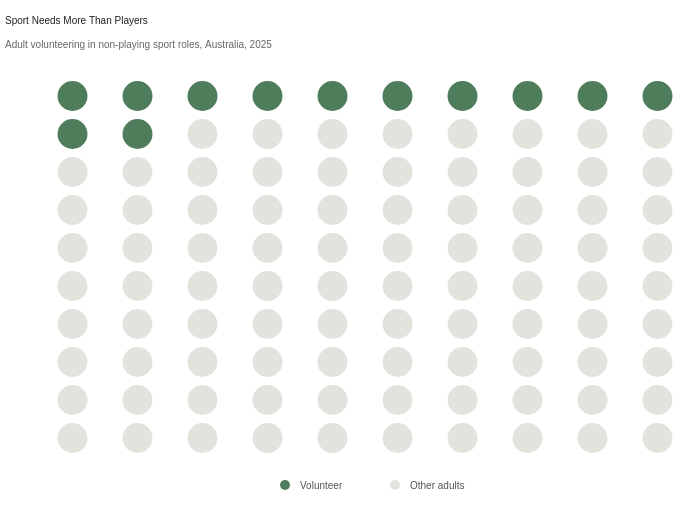

The Vega-Lite source for this figure:
### Vega-Lite specification from a JSON file in a GitHub repository (floating-point values rounded to 4 significant figures)
{"$schema": "https://vega.github.io/schema/vega-lite/v5.json", "background": "transparent", "title": {"text": "Sport Needs More Than Players", "subtitle": "Adult volunteering in non-playing sport roles, Australia, 2025", "anchor": "start", "font": "Source Sans 3", "fontSize": 24, "fontWeight": 700, "color": "#222222", "subtitleFont": "Source Sans 3", "subtitleFontSize": 14, "subtitleFontWeight": "normal", "subtitleColor": "#666666", "subtitlePadding": 8, "offset": 16, "dx": -35, "dy": -10}, "vconcat": [{"width": 650, "height": 380, "data": {"sequence": {"start": 1, "stop": 101, "as": "person"}}, "transform": [{"calculate": "(datum.person - 1) % 10 + 1", "as": "column"}, {"calculate": "floor((datum.person - 1) / 10) + 1", "as": "row"}, {"calculate": "datum.person <= 12 ? 'Volunteer' : 'Other adults'", "as": "status"}], "mark": {"type": "circle", "size": 900, "opacity": 1}, "encoding": {"x": {"field": "column", "type": "ordinal", "axis": null}, "y": {"field": "row", "type": "ordinal", "sort": "ascending", "axis": null}, "color": {"field": "status", "type": "nominal", "scale": {"domain": ["Volunteer", "Other adults"], "range": ["#4F7D5B", "#E3E3DE"]}, "legend": null}, "tooltip": [{"field": "status", "type": "nominal", "title": "Representation"}]}}, {"width": 650, "height": 32, "data": {"values": [{"status": "Volunteer", "symbolX": 245, "labelX": 260}, {"status": "Other adults", "symbolX": 355, "labelX": 370}]}, "layer": [{"mark": {"type": "circle", "size": 100, "opacity": 1}, "encoding": {"x": {"field": "symbolX", "type": "quantitative", "scale": {"domain": [0, 650]}, "axis": null}, "y": {"value": 16}, "color": {"field": "status", "type": "nominal", "scale": {"domain": ["Volunteer", "Other adults"], "range": ["#4F7D5B", "#E3E3DE"]}, "legend": null}}}, {"mark": {"type": "text", "align": "left", "baseline": "middle", "font": "Source Sans 3", "fontSize": 12, "color": "#555555"}, "encoding": {"x": {"field": "labelX", "type": "quantitative", "scale": {"domain": [0, 650]}, "axis": null}, "y": {"value": 16}, "text": {"field": "status"}}}]}], "spacing": 12, "config": {"view": {"stroke": null}, "font": "Source Sans 3", "axis": {"labelFont": "Source Sans 3", "titleFont": "Source Sans 3"}, "title": {"font": "Source Sans 3"}}}
